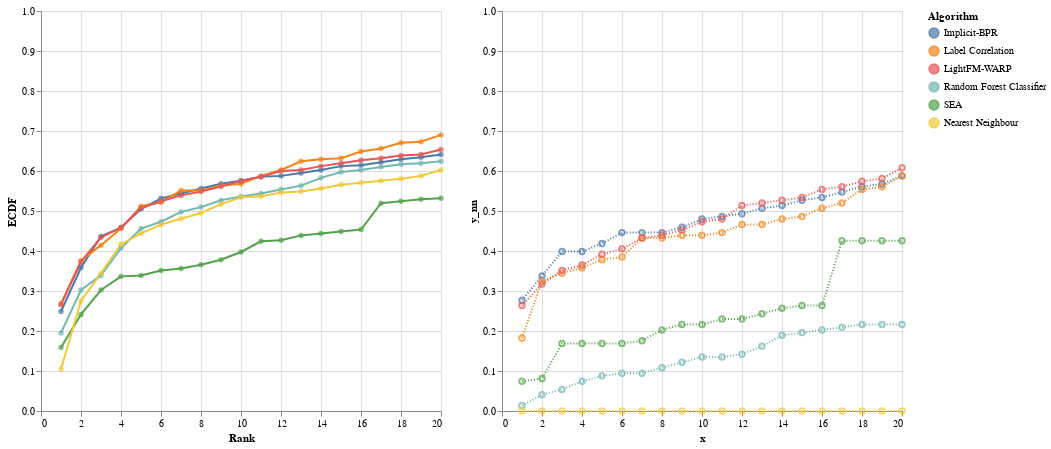

Notebook cell for this chart:
### Code cell
( ch.mark_line() + ch.mark_point(filled=True) ) | ( ch_nn.mark_line(strokeDash=[1,2]) + ch_nn.mark_point() )

### Figure 1 — Vega-Lite specification as saved in the notebook (floating-point values rounded to 4 significant figures)
{"config": {"view": {"continuousWidth": 400, "continuousHeight": 300}}, "hconcat": [{"layer": [{"mark": "line", "encoding": {"color": {"type": "nominal", "field": "Algorithm", "sort": ["Implicit-BPR", "Label Correlation", "LightFM-WARP", "Random Forest Classifier", "SEA", "Nearest Neighbour"]}, "x": {"type": "quantitative", "field": "x", "title": "Rank"}, "y": {"type": "quantitative", "field": "y", "scale": {"domain": [0, 1]}, "title": "ECDF"}}, "height": 400}, {"mark": {"type": "point", "filled": true}, "encoding": {"color": {"type": "nominal", "field": "Algorithm", "sort": ["Implicit-BPR", "Label Correlation", "LightFM-WARP", "Random Forest Classifier", "SEA", "Nearest Neighbour"]}, "x": {"type": "quantitative", "field": "x", "title": "Rank"}, "y": {"type": "quantitative", "field": "y", "scale": {"domain": [0, 1]}, "title": "ECDF"}}, "height": 400}]}, {"layer": [{"mark": {"type": "line", "strokeDash": [1, 2]}, "encoding": {"color": {"type": "nominal", "field": "Algorithm", "sort": ["Implicit-BPR", "Label Correlation", "LightFM-WARP", "Random Forest Classifier", "SEA", "Nearest Neighbour"]}, "x": {"type": "quantitative", "field": "x"}, "y": {"type": "quantitative", "field": "y_nn", "scale": {"domain": [0, 1]}}}, "height": 400}, {"mark": "point", "encoding": {"color": {"type": "nominal", "field": "Algorithm", "sort": ["Implicit-BPR", "Label Correlation", "LightFM-WARP", "Random Forest Classifier", "SEA", "Nearest Neighbour"]}, "x": {"type": "quantitative", "field": "x"}, "y": {"type": "quantitative", "field": "y_nn", "scale": {"domain": [0, 1]}}}, "height": 400}]}], "data": {"name": "data-297a5813e249aa2abce60e7a69b367d3"}, "$schema": "https://vega.github.io/schema/vega-lite/v4.8.1.json", "datasets": {"data-297a5813e249aa2abce60e7a69b367d3": [{"x": "1", "y": "0.24878048780487805", "y_nn": "0.27702702702702703", "Algorithm": "Implicit-BPR"}, {"x": "2", "y": "0.35853658536585364", "y_nn": "0.33783783783783783", "Algorithm": "Implicit-BPR"}, {"x": "3", "y": "0.43658536585365854", "y_nn": "0.39864864864864863", "Algorithm": "Implicit-BPR"}, {"x": "4", "y": "0.4585365853658537", "y_nn": "0.39864864864864863", "Algorithm": "Implicit-BPR"}, {"x": "5", "y": "0.5048780487804878", "y_nn": "0.4189189189189189", "Algorithm": "Implicit-BPR"}, {"x": "6", "y": "0.5317073170731708", "y_nn": "0.44594594594594594", "Algorithm": "Implicit-BPR"}, {"x": "7", "y": "0.5439024390243903", "y_nn": "0.44594594594594594", "Algorithm": "Implicit-BPR"}, {"x": "8", "y": "0.5560975609756098", "y_nn": "0.44594594594594594", "Algorithm": "Implicit-BPR"}, {"x": "9", "y": "0.5682926829268292", "y_nn": "0.4594594594594595", "Algorithm": "Implicit-BPR"}, {"x": "10", "y": "0.5756097560975609", "y_nn": "0.4797297297297297", "Algorithm": "Implicit-BPR"}, {"x": "11", "y": "0.5853658536585366", "y_nn": "0.4864864864864865", "Algorithm": "Implicit-BPR"}, {"x": "12", "y": "0.5878048780487805", "y_nn": "0.49324324324324326", "Algorithm": "Implicit-BPR"}, {"x": "13", "y": "0.5951219512195122", "y_nn": "0.5067567567567568", "Algorithm": "Implicit-BPR"}, {"x": "14", "y": "0.6024390243902439", "y_nn": "0.5135135135135135", "Algorithm": "Implicit-BPR"}, {"x": "15", "y": "0.6121951219512195", "y_nn": "0.527027027027027", "Algorithm": "Implicit-BPR"}, {"x": "16", "y": "0.6146341463414634", "y_nn": "0.5337837837837838", "Algorithm": "Implicit-BPR"}, {"x": "17", "y": "0.6219512195121951", "y_nn": "0.5472972972972973", "Algorithm": "Implicit-BPR"}, {"x": "18", "y": "0.6292682926829268", "y_nn": "0.5608108108108109", "Algorithm": "Implicit-BPR"}, {"x": "19", "y": "0.6341463414634146", "y_nn": "0.5675675675675675", "Algorithm": "Implicit-BPR"}, {"x": "20", "y": "0.6414634146341464", "y_nn": "0.5878378378378378", "Algorithm": "Implicit-BPR"}, {"x": "1", "y": "0.2682926829268293", "y_nn": "0.18243243243243243", "Algorithm": "Label Correlation"}, {"x": "2", "y": "0.375609756097561", "y_nn": "0.32432432432432434", "Algorithm": "Label Correlation"}, {"x": "3", "y": "0.4146341463414634", "y_nn": "0.34459459459459457", "Algorithm": "Label Correlation"}, {"x": "4", "y": "0.4560975609756098", "y_nn": "0.3581081081081081", "Algorithm": "Label Correlation"}, {"x": "5", "y": "0.5121951219512195", "y_nn": "0.3783783783783784", "Algorithm": "Label Correlation"}, {"x": "6", "y": "0.5219512195121951", "y_nn": "0.38513513513513514", "Algorithm": "Label Correlation"}, {"x": "7", "y": "0.551219512195122", "y_nn": "0.43243243243243246", "Algorithm": "Label Correlation"}, {"x": "8", "y": "0.551219512195122", "y_nn": "0.43243243243243246", "Algorithm": "Label Correlation"}, {"x": "9", "y": "0.5634146341463414", "y_nn": "0.4391891891891892", "Algorithm": "Label Correlation"}, {"x": "10", "y": "0.5682926829268292", "y_nn": "0.4391891891891892", "Algorithm": "Label Correlation"}, {"x": "11", "y": "0.5878048780487805", "y_nn": "0.44594594594594594", "Algorithm": "Label Correlation"}, {"x": "12", "y": "0.6024390243902439", "y_nn": "0.46621621621621623", "Algorithm": "Label Correlation"}, {"x": "13", "y": "0.624390243902439", "y_nn": "0.46621621621621623", "Algorithm": "Label Correlation"}, {"x": "14", "y": "0.6292682926829268", "y_nn": "0.4797297297297297", "Algorithm": "Label Correlation"}, {"x": "15", "y": "0.6317073170731707", "y_nn": "0.4864864864864865", "Algorithm": "Label Correlation"}, {"x": "16", "y": "0.6487804878048781", "y_nn": "0.5067567567567568", "Algorithm": "Label Correlation"}, {"x": "17", "y": "0.6560975609756098", "y_nn": "0.5202702702702703", "Algorithm": "Label Correlation"}, {"x": "18", "y": "0.6707317073170732", "y_nn": "0.5540540540540541", "Algorithm": "Label Correlation"}, {"x": "19", "y": "0.6731707317073171", "y_nn": "0.5608108108108109", "Algorithm": "Label Correlation"}, {"x": "20", "y": "0.6902439024390243", "y_nn": "0.5878378378378378", "Algorithm": "Label Correlation"}, {"x": "1", "y": "0.2658536585365854", "y_nn": "0.2635135135135135", "Algorithm": "LightFM-WARP"}, {"x": "2", "y": "0.37317073170731707", "y_nn": "0.31756756756756754", "Algorithm": "LightFM-WARP"}, {"x": "3", "y": "0.43414634146341463", "y_nn": "0.35135135135135137", "Algorithm": "LightFM-WARP"}, {"x": "4", "y": "0.4585365853658537", "y_nn": "0.36486486486486486", "Algorithm": "LightFM-WARP"}, {"x": "5", "y": "0.5073170731707317", "y_nn": "0.3918918918918919", "Algorithm": "LightFM-WARP"}, {"x": "6", "y": "0.524390243902439", "y_nn": "0.40540540540540543", "Algorithm": "LightFM-WARP"}, {"x": "7", "y": "0.5390243902439025", "y_nn": "0.43243243243243246", "Algorithm": "LightFM-WARP"}, {"x": "8", "y": "0.5487804878048781", "y_nn": "0.4391891891891892", "Algorithm": "LightFM-WARP"}, {"x": "9", "y": "0.5609756097560976", "y_nn": "0.4527027027027027", "Algorithm": "LightFM-WARP"}, {"x": "10", "y": "0.5756097560975609", "y_nn": "0.47297297297297297", "Algorithm": "LightFM-WARP"}, {"x": "11", "y": "0.5853658536585366", "y_nn": "0.4797297297297297", "Algorithm": "LightFM-WARP"}, {"x": "12", "y": "0.6", "y_nn": "0.5135135135135135", "Algorithm": "LightFM-WARP"}, {"x": "13", "y": "0.6024390243902439", "y_nn": "0.5202702702702703", "Algorithm": "LightFM-WARP"}, {"x": "14", "y": "0.6121951219512195", "y_nn": "0.527027027027027", "Algorithm": "LightFM-WARP"}, {"x": "15", "y": "0.6195121951219512", "y_nn": "0.5337837837837838", "Algorithm": "LightFM-WARP"}, {"x": "16", "y": "0.6268292682926829", "y_nn": "0.5540540540540541", "Algorithm": "LightFM-WARP"}, {"x": "17", "y": "0.6317073170731707", "y_nn": "0.5608108108108109", "Algorithm": "LightFM-WARP"}, {"x": "18", "y": "0.6390243902439025", "y_nn": "0.5743243243243243", "Algorithm": "LightFM-WARP"}, {"x": "19", "y": "0.6414634146341464", "y_nn": "0.581081081081081", "Algorithm": "LightFM-WARP"}, {"x": "20", "y": "0.6536585365853659", "y_nn": "0.6081081081081081", "Algorithm": "LightFM-WARP"}, {"x": "1", "y": "0.1951219512195122", "y_nn": "0.013513513513513514", "Algorithm": "Random Forest Classifier"}, {"x": "2", "y": "0.3024390243902439", "y_nn": "0.04054054054054054", "Algorithm": "Random Forest Classifier"}, {"x": "3", "y": "0.33902439024390246", "y_nn": "0.05405405405405406", "Algorithm": "Random Forest Classifier"}, {"x": "4", "y": "0.4073170731707317", "y_nn": "0.07432432432432433", "Algorithm": "Random Forest Classifier"}, {"x": "5", "y": "0.4560975609756098", "y_nn": "0.08783783783783784", "Algorithm": "Random Forest Classifier"}, {"x": "6", "y": "0.47317073170731705", "y_nn": "0.0945945945945946", "Algorithm": "Random Forest Classifier"}, {"x": "7", "y": "0.4975609756097561", "y_nn": "0.0945945945945946", "Algorithm": "Random Forest Classifier"}, {"x": "8", "y": "0.5097560975609756", "y_nn": "0.10810810810810811", "Algorithm": "Random Forest Classifier"}, {"x": "9", "y": "0.526829268292683", "y_nn": "0.12162162162162163", "Algorithm": "Random Forest Classifier"}, {"x": "10", "y": "0.5365853658536586", "y_nn": "0.13513513513513514", "Algorithm": "Random Forest Classifier"}, {"x": "11", "y": "0.5439024390243903", "y_nn": "0.13513513513513514", "Algorithm": "Random Forest Classifier"}, {"x": "12", "y": "0.5536585365853659", "y_nn": "0.14189189189189189", "Algorithm": "Random Forest Classifier"}, {"x": "13", "y": "0.5634146341463414", "y_nn": "0.16216216216216217", "Algorithm": "Random Forest Classifier"}, {"x": "14", "y": "0.5829268292682926", "y_nn": "0.1891891891891892", "Algorithm": "Random Forest Classifier"}, {"x": "15", "y": "0.5975609756097561", "y_nn": "0.19594594594594594", "Algorithm": "Random Forest Classifier"}, {"x": "16", "y": "0.6024390243902439", "y_nn": "0.20270270270270271", "Algorithm": "Random Forest Classifier"}, {"x": "17", "y": "0.6097560975609756", "y_nn": "0.20945945945945946", "Algorithm": "Random Forest Classifier"}, {"x": "18", "y": "0.6170731707317073", "y_nn": "0.21621621621621623", "Algorithm": "Random Forest Classifier"}, {"x": "19", "y": "0.6195121951219512", "y_nn": "0.21621621621621623", "Algorithm": "Random Forest Classifier"}, {"x": "20", "y": "0.624390243902439", "y_nn": "0.21621621621621623", "Algorithm": "Random Forest Classifier"}, {"x": "1", "y": "0.15853658536585366", "y_nn": "0.07432432432432433", "Algorithm": "SEA"}, {"x": "2", "y": "0.24146341463414633", "y_nn": "0.08108108108108109", "Algorithm": "SEA"}, {"x": "3", "y": "0.3024390243902439", "y_nn": "0.16891891891891891", "Algorithm": "SEA"}, {"x": "4", "y": "0.33658536585365856", "y_nn": "0.16891891891891891", "Algorithm": "SEA"}, {"x": "5", "y": "0.33902439024390246", "y_nn": "0.16891891891891891", "Algorithm": "SEA"}, {"x": "6", "y": "0.35121951219512193", "y_nn": "0.16891891891891891", "Algorithm": "SEA"}, {"x": "7", "y": "0.35609756097560974", "y_nn": "0.17567567567567569", "Algorithm": "SEA"}, {"x": "8", "y": "0.36585365853658536", "y_nn": "0.20270270270270271", "Algorithm": "SEA"}, {"x": "9", "y": "0.3780487804878049", "y_nn": "0.21621621621621623", "Algorithm": "SEA"}, {"x": "10", "y": "0.3975609756097561", "y_nn": "0.21621621621621623", "Algorithm": "SEA"}, {"x": "11", "y": "0.424390243902439", "y_nn": "0.22972972972972974", "Algorithm": "SEA"}, {"x": "12", "y": "0.4268292682926829", "y_nn": "0.22972972972972974", "Algorithm": "SEA"}, {"x": "13", "y": "0.43902439024390244", "y_nn": "0.24324324324324326", "Algorithm": "SEA"}, {"x": "14", "y": "0.44390243902439025", "y_nn": "0.25675675675675674", "Algorithm": "SEA"}, {"x": "15", "y": "0.44878048780487806", "y_nn": "0.2635135135135135", "Algorithm": "SEA"}, {"x": "16", "y": "0.45365853658536587", "y_nn": "0.2635135135135135", "Algorithm": "SEA"}, {"x": "17", "y": "0.5195121951219512", "y_nn": "0.42567567567567566", "Algorithm": "SEA"}, {"x": "18", "y": "0.524390243902439", "y_nn": "0.42567567567567566", "Algorithm": "SEA"}, {"x": "19", "y": "0.5292682926829269", "y_nn": "0.42567567567567566", "Algorithm": "SEA"}, {"x": "20", "y": "0.5317073170731708", "y_nn": "0.42567567567567566", "Algorithm": "SEA"}, {"x": "1", "y": "0.1048780487804878", "y_nn": "0.0", "Algorithm": "Nearest Neighbour"}, {"x": "2", "y": "0.275609756097561", "y_nn": "0.0", "Algorithm": "Nearest Neighbour"}, {"x": "3", "y": "0.3439024390243902", "y_nn": "0.0", "Algorithm": "Nearest Neighbour"}, {"x": "4", "y": "0.4170731707317073", "y_nn": "0.0", "Algorithm": "Nearest Neighbour"}, {"x": "5", "y": "0.44390243902439025", "y_nn": "0.0", "Algorithm": "Nearest Neighbour"}, {"x": "6", "y": "0.4658536585365854", "y_nn": "0.0", "Algorithm": "Nearest Neighbour"}, {"x": "7", "y": "0.48048780487804876", "y_nn": "0.0", "Algorithm": "Nearest Neighbour"}, {"x": "8", "y": "0.4951219512195122", "y_nn": "0.0", "Algorithm": "Nearest Neighbour"}, {"x": "9", "y": "0.5170731707317073", "y_nn": "0.0", "Algorithm": "Nearest Neighbour"}, {"x": "10", "y": "0.5341463414634147", "y_nn": "0.0", "Algorithm": "Nearest Neighbour"}, {"x": "11", "y": "0.5365853658536586", "y_nn": "0.0", "Algorithm": "Nearest Neighbour"}, {"x": "12", "y": "0.5463414634146342", "y_nn": "0.0", "Algorithm": "Nearest Neighbour"}, {"x": "13", "y": "0.5487804878048781", "y_nn": "0.0", "Algorithm": "Nearest Neighbour"}, {"x": "14", "y": "0.5560975609756098", "y_nn": "0.0", "Algorithm": "Nearest Neighbour"}, {"x": "15", "y": "0.5658536585365853", "y_nn": "0.0", "Algorithm": "Nearest Neighbour"}, {"x": "16", "y": "0.5707317073170731", "y_nn": "0.0", "Algorithm": "Nearest Neighbour"}, {"x": "17", "y": "0.5756097560975609", "y_nn": "0.0", "Algorithm": "Nearest Neighbour"}, {"x": "18", "y": "0.5804878048780487", "y_nn": "0.0", "Algorithm": "Nearest Neighbour"}, {"x": "19", "y": "0.5878048780487805", "y_nn": "0.0", "Algorithm": "Nearest Neighbour"}, {"x": "20", "y": "0.6024390243902439", "y_nn": "0.0", "Algorithm": "Nearest Neighbour"}]}}
